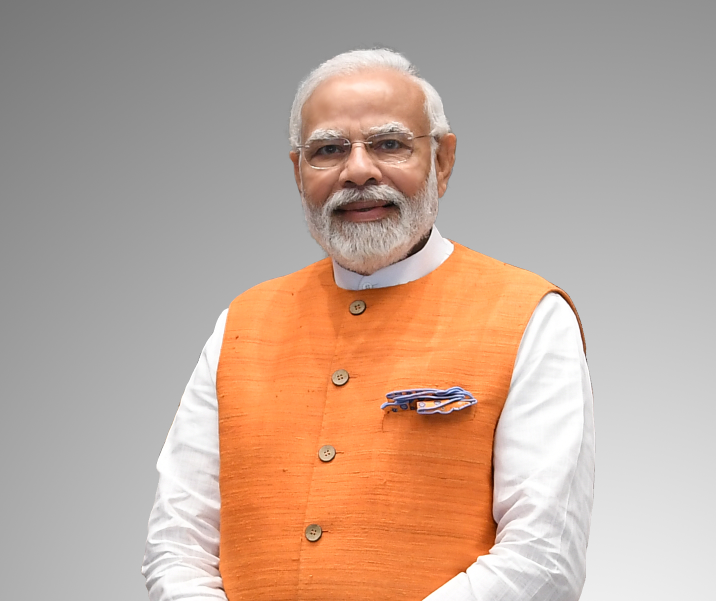
#> input picture pratice/images/modi.jpg, 1431 x 1202 px (shown at 1/2 size)
$ jupyter execute openncv.ipynb
#> lines starting #> are read from the running program, lines starting #| are printed output that depends on the picture
[cell 1]
import cv2
import numpy as np
import matplotlib.pyplot as plt

[cell 2]
def image_resize(frame, width=1080, height=720):
    dim = (width, height)
    return cv2.resize(frame, dim, interpolation=cv2.INTER_AREA)

[cell 3]
def disp(image):
    cv2.imshow("image", image)
    cv2.waitKey(0)
    cv2.destroyAllWindows()

[cell 4]
image1 = cv2.imread("images/modi.jpg")
#> image1 is the input picture: shape (1202, 1431, 3); mean B, G, R 152, 166.7, 191.3
image2 = image_resize(image1)
#> in image_resize, `return cv2.resize(frame, dim, interpolation=cv2.INTER_AREA)`:
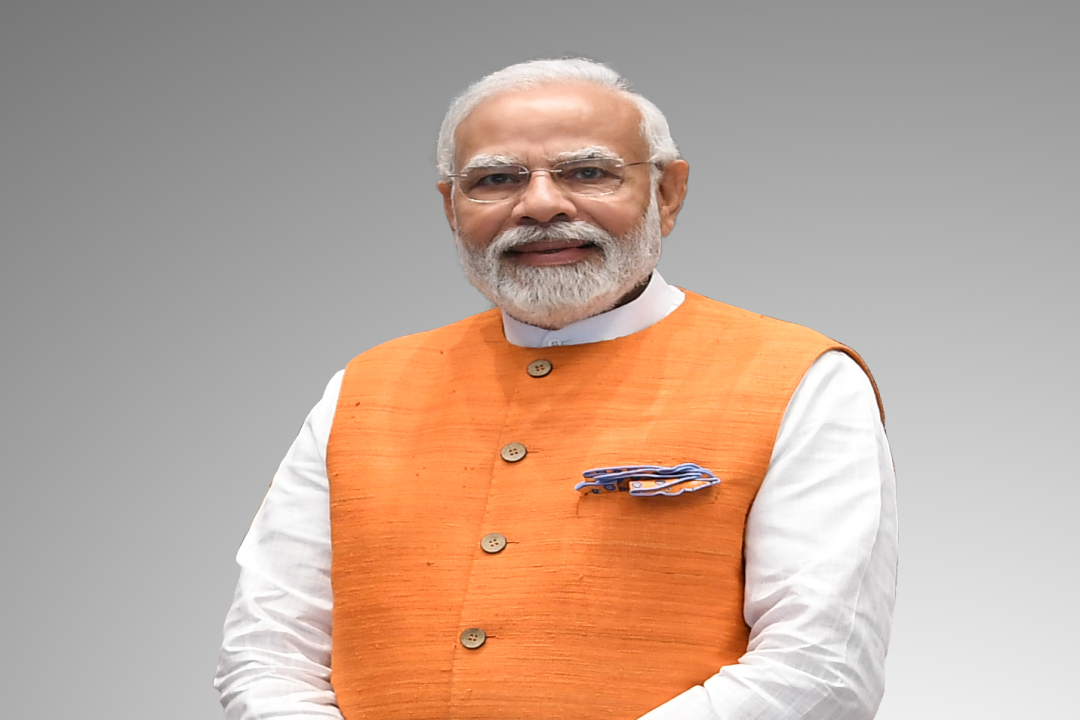
#> returned value: shape (720, 1080, 3); mean of channels 0, 1, 2 152, 166.7, 191.3; drawn as B, G, R
disp(image1)
disp(image2)

[cell 5]
blank_image = np.zeros((500, 500, 3), dtype=np.uint8)
disp(blank_image)
cv2.rectangle(blank_image, (0, 0), (100, 200), (0, 0, 255))
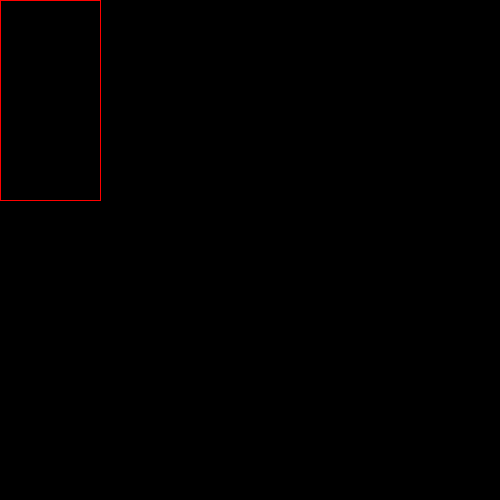
#> blank_image: shape (500, 500, 3); mean of channels 0, 1, 2 0, 0, 0.6; drawn as B, G, R
disp(blank_image)
cv2.circle(
    blank_image, center=(250, 250), radius=100, color=(0, 255, 0)
)  # (image,co-ordinates,radius,color)
disp(blank_image)
cv2.line(
    blank_image,
    pt1=(0, 0),
    pt2=(250, 250),
    color=(255, 0, 0),
)
disp(blank_image)
cv2.putText(
    img=blank_image,
    text="Hello world",
    org=(450, 450),
    fontFace=cv2.FONT_HERSHEY_COMPLEX,
    fontScale=0.50,
    color=(0, 0, 255),
)
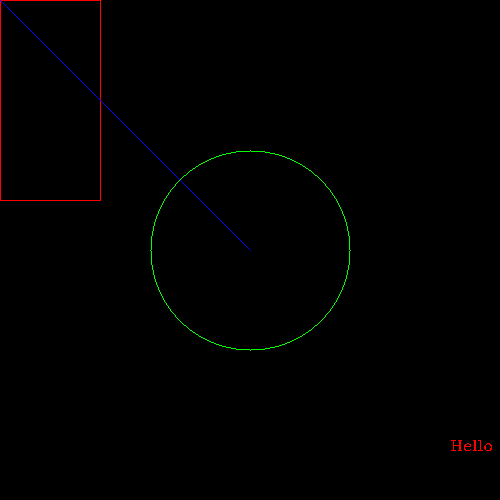
#> blank_image: shape (500, 500, 3); mean of channels 0, 1, 2 0.3, 0.6, 0.8; drawn as B, G, R
disp(blank_image)

$ run again, with pratice/images/class_photo.jpg copied over pratice/images/modi.jpg
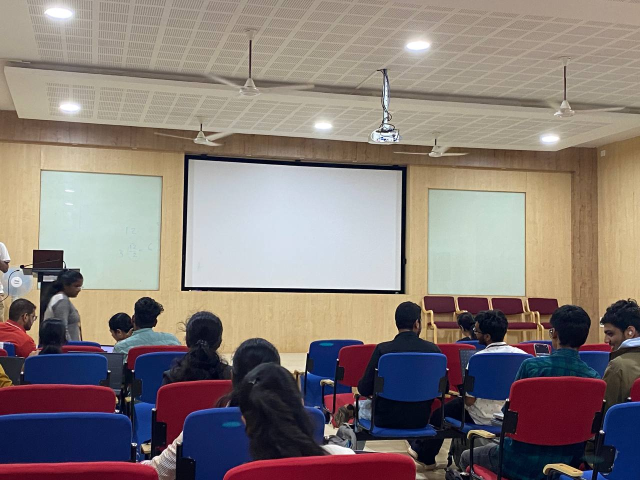
#> input picture pratice/images/class_photo.jpg, 1280 x 960 px (shown at 1/2 size)
#> image1 is the input picture: shape (960, 1280, 3); mean B, G, R 119.6, 123.6, 134.9
#> in image_resize, `return cv2.resize(frame, dim, interpolation=cv2.INTER_AREA)`:
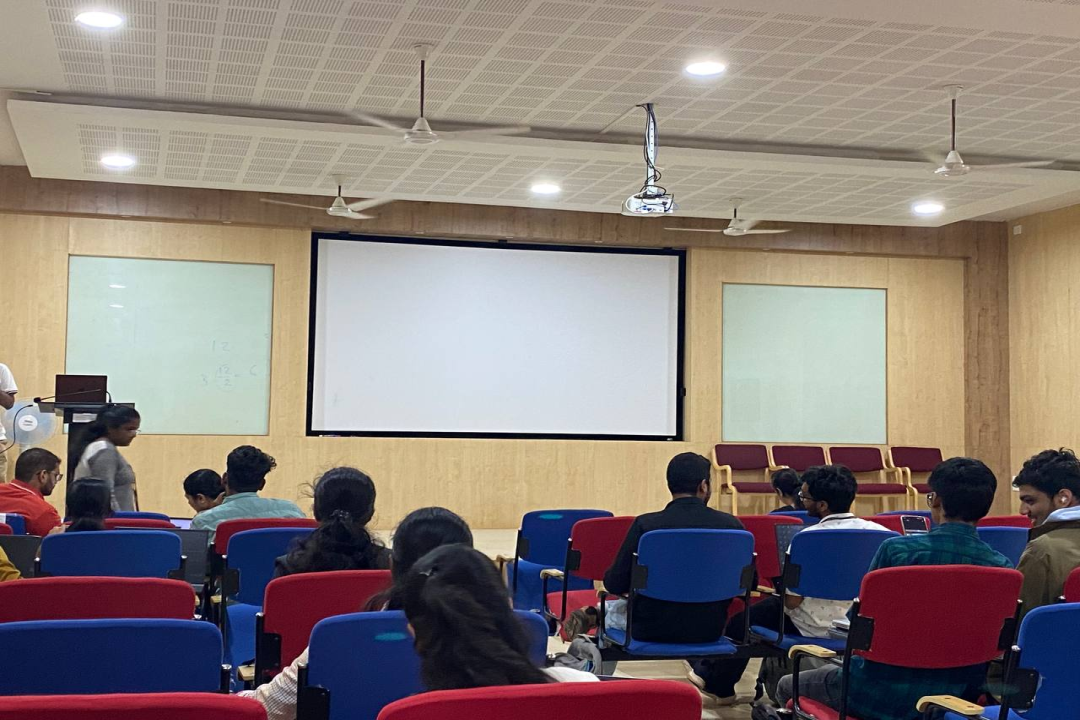
#> returned value: shape (720, 1080, 3); mean of channels 0, 1, 2 119.5, 123.6, 134.9; drawn as B, G, R

$ run again, with pratice/images/lef2t.jpg copied over pratice/images/modi.jpg
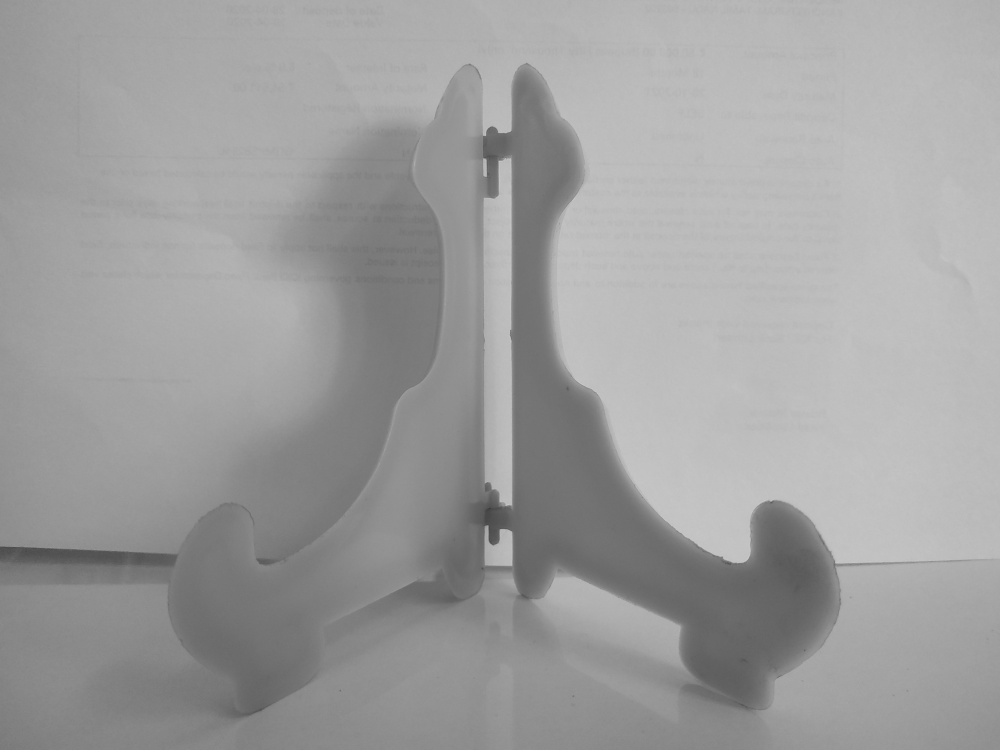
#> input picture pratice/images/lef2t.jpg, 4000 x 3000 px (shown at 1/4 size)
#> image1 is the input picture: shape (3000, 4000, 3); min 52, max 217, mean 158.1
#> in image_resize, `return cv2.resize(frame, dim, interpolation=cv2.INTER_AREA)`:
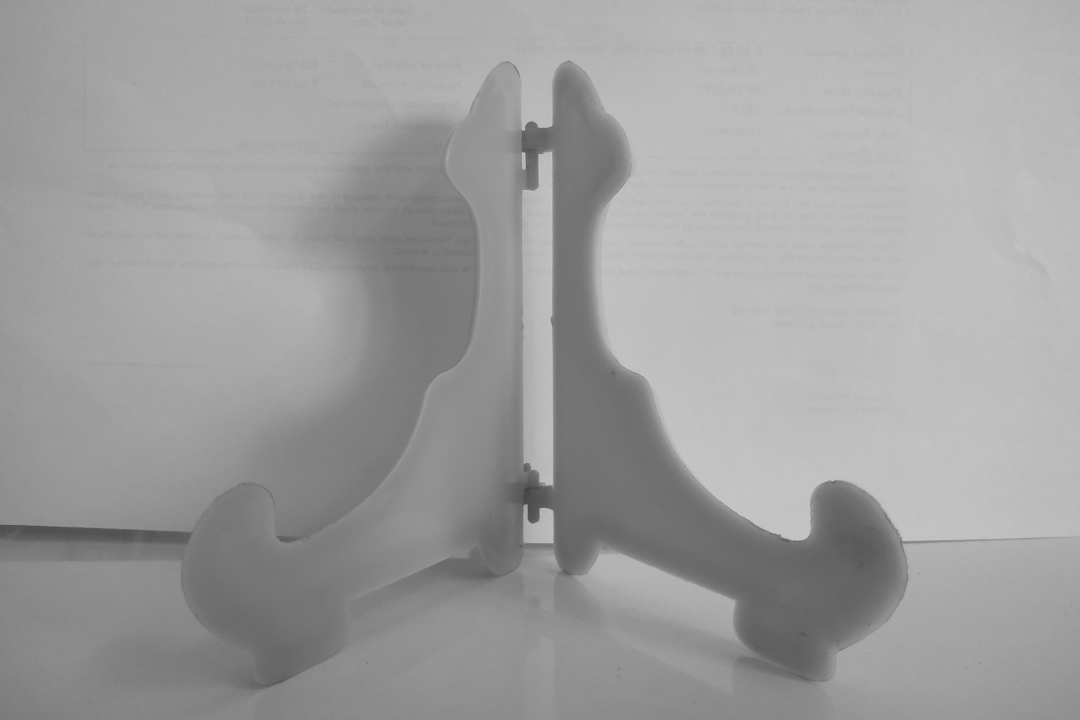
#> returned value: shape (720, 1080, 3); min 60, max 200, mean 158.1
